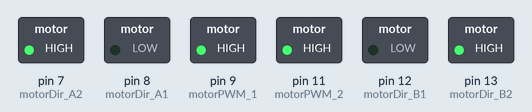
The sketch below on a simulated Arduino Uno, built with avr-gcc and run on an emulated ATmega328P. Shown: switched loads named in the sketch (green lamp = pin HIGH).

Above: at 0.5 s.
At 1.5 s:
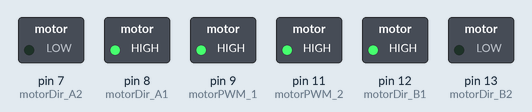
Timing chart, 0 to 3.0 s (numbered marks = the images above):
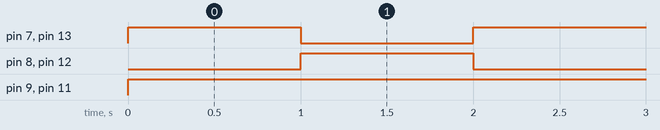

Measured:
- by itself, pin 7 (motorDir_A2), pin 8 (motorDir_A1), pin 12 (motorDir_B1), pin 13 (motorDir_B2): alternates HIGH for 1.0 s and LOW for 1.0 s
- by itself, pin 9 (motorPWM_1), pin 11 (motorPWM_2): LOW → HIGH at 0.00 s
- by itself, everything shown: repeats every 2.0 s, in 3 steps

The sketch:

motorDriverL293D.ino
```cpp
int power =  255;
#define FORWARD LOW
#define BACKWARD HIGH

int motorDir_A1 = 8;
int motorDir_A2 = 7;
int motorPWM_1 = 9;

int motorDir_B1 = 12;
int motorDir_B2 = 13;
int motorPWM_2 = 11;

void setup(){
  Serial.begin(9600);
  pinMode(motorDir_A1, OUTPUT);
  pinMode(motorDir_A2, OUTPUT);
  pinMode(motorPWM_1, OUTPUT);
  pinMode(motorDir_B1, OUTPUT);
  pinMode(motorDir_B2, OUTPUT);
  pinMode(motorPWM_2, OUTPUT);
}

void loop(){
  moveForward();
  delay(1000);
  brake();
  moveBackward();
  delay(1000);
  brake();
}

void accelerate(){
  power = 0;
  for(int i = 0; i < 255; i++){
    digitalWrite(motorDir_A1, FORWARD);
    digitalWrite(motorDir_A2, BACKWARD);
    analogWrite(motorPWM_1, power + i);

    digitalWrite(motorDir_B1, FORWARD);
    digitalWrite(motorDir_B2, BACKWARD);
    analogWrite(motorPWM_2, power + i);
    delay(20);
  }
  for(int i = 0; i < 255; i++){
    digitalWrite(motorDir_A1, BACKWARD);
    digitalWrite(motorDir_A2, FORWARD);
    analogWrite(motorPWM_1, power + i);

    digitalWrite(motorDir_B1, BACKWARD);
    digitalWrite(motorDir_B2, FORWARD);
    analogWrite(motorPWM_2, power + i);
    delay(20);
  }
}


void moveForward(){
  digitalWrite(motorDir_A1, FORWARD);
  digitalWrite(motorDir_A2, BACKWARD);
  analogWrite(motorPWM_1, power);

  digitalWrite(motorDir_B1, FORWARD);
  digitalWrite(motorDir_B2, BACKWARD);
  analogWrite(motorPWM_2, power);
}

void brake(){
  analogWrite(motorPWM_1, 0);
  analogWrite(motorPWM_2, 0);
}

void moveBackward(){
  digitalWrite(motorDir_A1, BACKWARD);
  digitalWrite(motorDir_A2, FORWARD);
  analogWrite(motorPWM_1, power);

  digitalWrite(motorDir_B1, BACKWARD);
  digitalWrite(motorDir_B2, FORWARD);
  analogWrite(motorPWM_2, power);
}
```
